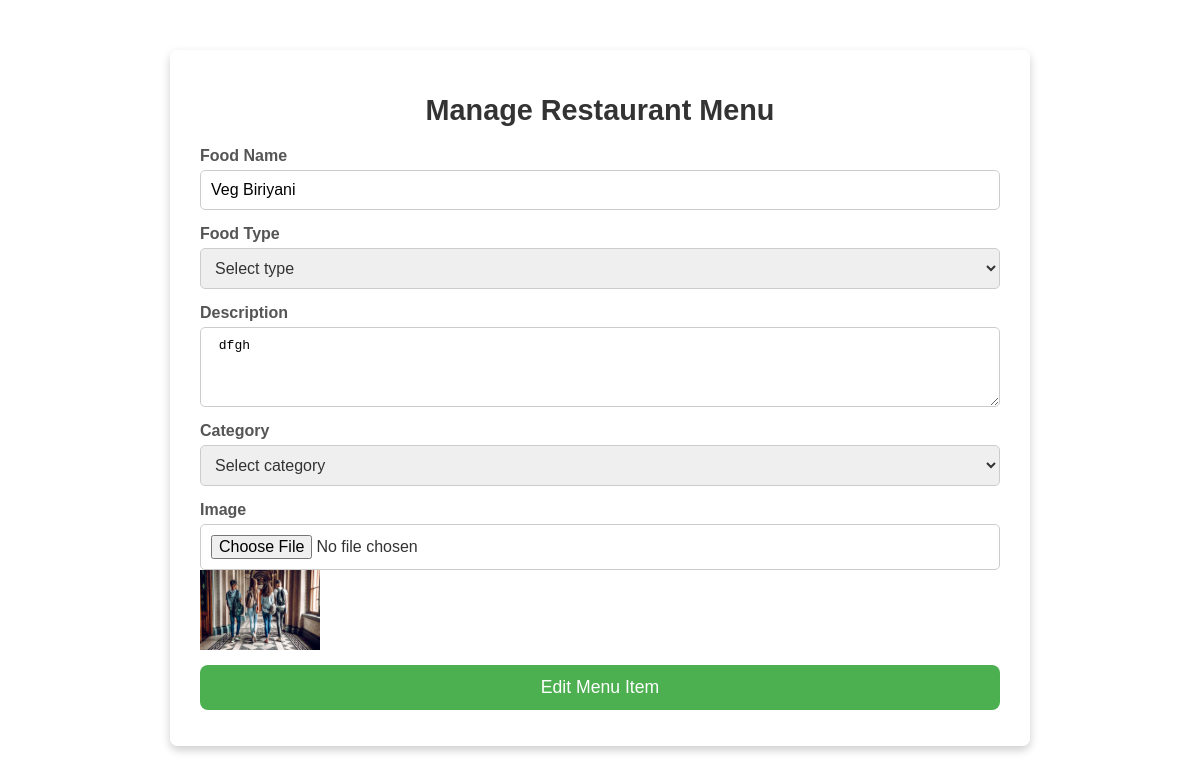
/edit_resort_menu/2, run on the app's committed database.
### SportComApp/models.py (models this page shows)
class ResortMenuTable(models.Model):
    RESORT = models.ForeignKey(ResortTable, on_delete=models.CASCADE)
    FoodName = models.CharField(max_length=50, blank=True, null=True)
    Type = models.CharField(max_length=30, null=True, blank=True)
    Image = models.FileField(null=True, blank=True)
    Details = models.CharField(max_length=500, null=True, blank=True)
    Category = models.CharField(max_length=50, null=True, blank=True)
    is_active = models.BooleanField(default=True)
    created_at = models.DateTimeField(auto_now_add=True, null=True, blank=True)
    updated_at = models.DateTimeField(auto_now_add=True, null=True, blank=True)

### SportComApp/views.py (the view, shortened to what this page needs)
# urls.py: path('edit_resort_menu/<int:menu_id>', EditResortMenu.as_view(), name="edit_resort_menu"),
class EditResortMenu(View):
    def get(self, request, menu_id):
        obj = ResortMenuTable.objects.get(id=menu_id)
        return render(request, "RESORT/edit_menu.html", {'menu': obj})

### templates/RESORT/edit_menu.html (shortened to what this page needs)
{% load static %}
<html lang="en">
<head>
    <link rel="stylesheet" href="{% static 'styles/styles.css' %}">
</head>
<body>
<div class="menu-container">
    <h2>Manage Restaurant Menu</h2>
    <form action="#" method="post" enctype="multipart/form-data" class="menu-form">
        <div class="form-group">
            <label for="foodName">Food Name</label>
            <input type="text" id="foodName" name="FoodName" value="{{ menu.FoodName }}" required>
        </div>
        <div class="form-group">
            <label for="foodType">Food Type</label>
            <select id="foodType" name="Type" required>
                <option value="">Select type</option>
            </select>
        </div>
        <div class="form-group">
            <label for="description">Description</label>
            <textarea id="description" name="Details" required> {{ menu.Details }} </textarea>
        </div>
        <div class="form-group">
            <label for="category">Category</label>
            <select id="category" name="Category" required>
                <option value="">Select category</option>
            </select>
        </div>
        <div class="form-group">
            <label for="image">Image</label>
            <input type="file" id="image" name="Image" accept="image/*" required>
            <img src="{{ menu.Image.url }}" width=120 height=80>
        </div>
        <button type="submit" class="submit-btn">Edit Menu Item</button>
    </form>
</div>
</body>
</html>

### static/styles/styles.css (style rules this page uses)
h2 { text-align: center; color: #333; font-size: 1.8em; margin-bottom: 20px; }
.form-group { margin-bottom: 15px; }
label { display: block; margin-bottom: 5px; font-weight: bold; color: #555; }
input[type="text"], input[type="email"], input[type="tel"], select, input[type="file"] { width: 100%; padding: 10px; border: 1px solid #ccc; border-radius: 5px; box-sizing: border-box; font-size: 1em; }
.submit-btn { width: 100%; padding: 12px; background-color: #4CAF50; color: white; border: none; border-radius: 8px; font-size: 1.1em; cursor: pointer; transition: background-color 0.3s ease; }
.form-group select { color: #333; }
.menu-container { margin: 50px auto; width: 90%; max-width: 800px; background-color: rgba(255, 255, 255, 0.9); padding: 20px 30px; border-radius: 8px; box-shadow: 0px 4px 10px rgba(0, 0, 0, 0.2); }
.menu-container h2, .menu-container h3 { text-align: center; color: #333; margin-bottom: 20px; }
.menu-form .form-group { margin-bottom: 15px; }
.menu-form label { display: block; margin-bottom: 5px; font-weight: bold; color: #555; }
.menu-form input[type="text"], .menu-form select, .menu-form textarea { width: 100%; padding: 10px; border: 1px solid #ccc; border-radius: 5px; font-size: 1em; }
.menu-form textarea { resize: vertical; height: 80px; }

### data on the page
ResortMenuTable: FoodName "Veg Biriyani", Details "dfgh", Image (picture)
